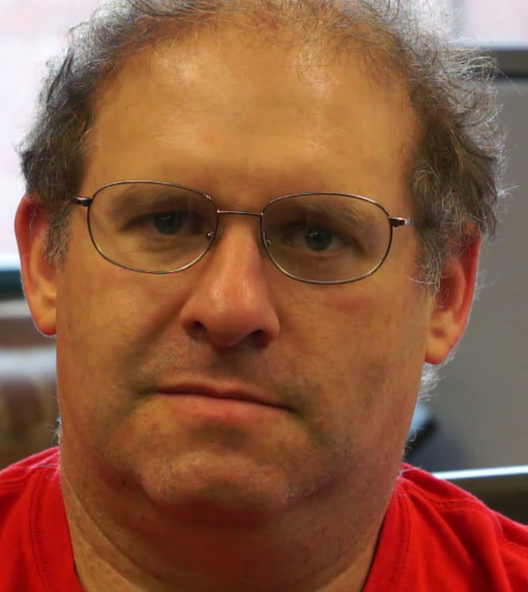
#> input picture frame 30 of videos/face.mp4, 528 x 592 px, given in place of data.avi, which was not available
$ python inject_hr2.py
#> lines starting #> are read from the running program, lines starting #| are printed output that depends on the picture; pictures that were not available may be replaced by others from this repository, and a replacement may not be noted
### preprocessing.py
import os
import cv2
import numpy as np

faceCascade = cv2.CascadeClassifier("haarcascades/haarcascade_frontalface_default.xml")

# Read in and simultaneously preprocess video
def read_video(video_path):

#> called with video_path = '../cohface/cohface/1/2/data.avi'
    folder_path = os.path.dirname(video_path)
    videoname = os.path.splitext(os.path.basename(video_path))[0]

    frames_folder = os.path.join(folder_path, f"{videoname}_frames")
    frames_folder_temp = os.path.join(folder_path, f"{videoname}_frames_temp")

    cap = cv2.VideoCapture(video_path)
    fps = int(cap.get(cv2.CAP_PROP_FPS))

    video_frames = []

    face_rects = ()

    while cap.isOpened():
        ret, img = cap.read()
#> img is the input picture: shape (592, 528, 3); mean B, G, R 62.8, 88.7, 140.4
        if not ret:
            break
        gray = cv2.cvtColor(img, cv2.COLOR_RGB2GRAY)
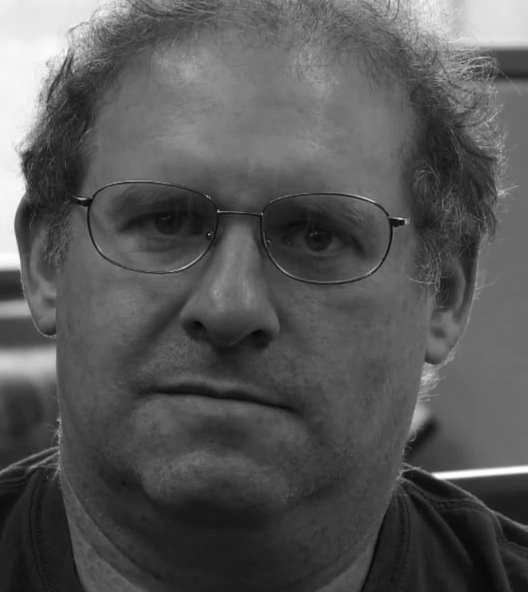
#> gray: shape (592, 528); min 5, max 255, mean 86.9
        roi_frame = img

        # Detect face
        face_rects = faceCascade.detectMultiScale(gray, 1.1, 4)
#> face_rects = [[41, 80, 392, 392]]

        # Select ROI
        if len(face_rects) > 0:
            for (x, y, w, h) in face_rects:
                roi_frame = img[y:y + h, x:x + w]
#> this loop made 1 pass
#> pass 1, in read_video, `roi_frame = img[y:y + h, x:x + w]`:
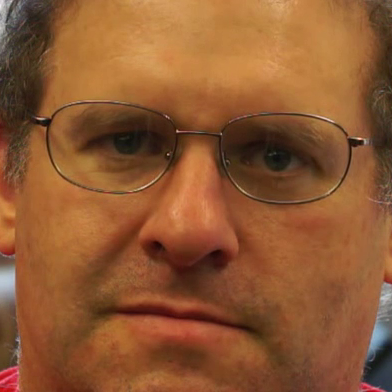
#> roi_frame: shape (392, 392, 3); mean B, G, R 50.4, 87.9, 141.5
            if roi_frame.size != img.size:
                roi_frame = cv2.resize(roi_frame, (36, 36))
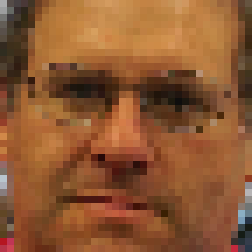
#> roi_frame: shape (36, 36, 3) (shown 7 times larger); mean B, G, R 50.2, 87.8, 141.1
                frame = np.ndarray(shape=roi_frame.shape, dtype="float")
                frame[:] = roi_frame * (1. / 255)
                video_frames.append(frame)

    frame_ct = len(video_frames)
    cap.release()

    return video_frames, frame_ct, fps

### inject_hr2.py
import cv2
import numpy as np
import pyramids
import heartrate
import preprocessing
import eulerian
import em_hr

# Frequency range for Fast-Fourier Transform
freq_min = 1
freq_max = 1.8

def inject_heart_rate(video_path, output_path, target_heart_rate, amplitude_factor=0.025):
    # Preprocessing phase
    video_frames, frame_ct, fps = preprocessing.read_video(video_path)

    # Build Laplacian video pyramid
    lap_video = pyramids.build_video_pyramid(video_frames)

    # Inject heart rate into the video
    for i, video in enumerate(lap_video):
        if i == 0 or i == len(lap_video)-1:
            continue

        # Eulerian magnification with temporal FFT filtering
        result, fft, frequencies = eulerian.fft_filter(video, freq_min, freq_max, fps)
        video += result * amplitude_factor

    # Collapse the modified pyramid to obtain the final frames
    modified_frames = pyramids.collapse_laplacian_video_pyramid(lap_video, frame_ct)

    # Save the modified frames into a new video
    fourcc = cv2.VideoWriter_fourcc(*'XVID')
    out = cv2.VideoWriter(output_path, fourcc, fps, (modified_frames[0].shape[1], modified_frames[0].shape[0]))

    for frame in modified_frames:
        out.write(frame)

    out.release()

# Example usage
target_heart_rate = 65
amplitude_factor = 0.01  # Adjust as needed to make it less noticeable
video_path = '../cohface/cohface/1/2/data.avi'
output_path = '../cohface/cohface/1/2/data_hacked_2.avi'

# Inject the heart rate into the video
inject_heart_rate(video_path, output_path, target_heart_rate, amplitude_factor)

# Calculate the heart rate from the injected video
injected_heart_rate = em_hr.get_heart_rate(output_path)
print(f"Injected Heart Rate: {injected_heart_rate} bpm")

$ run again, starting later in the video
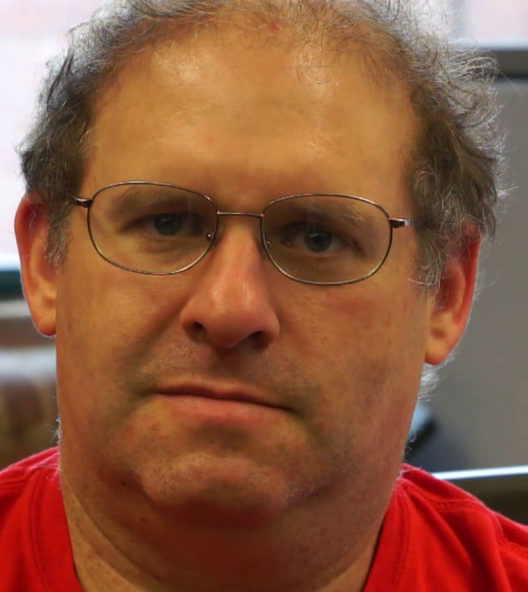
#> input picture frame 135 of videos/face.mp4, 528 x 592 px, given in place of data.avi, which was not available
#> in read_video, img is the input picture: shape (592, 528, 3); mean B, G, R 63.1, 88.5, 140.6
#> face_rects = [[44, 86, 387, 387]]
#> the loop in read_video, `for (x, y, w, h) in face_rects:` made 1 pass
#> pass 1, in read_video, `roi_frame = img[y:y + h, x:x + w]`:
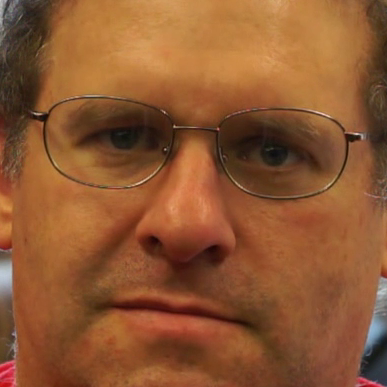
#> roi_frame: shape (387, 387, 3); mean B, G, R 49.9, 87, 141.5
#> in read_video, `roi_frame = cv2.resize(roi_frame, (36, 36))`:
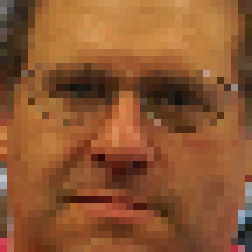
#> roi_frame: shape (36, 36, 3) (shown 7 times larger); mean B, G, R 49.7, 86.9, 141.3

$ run again, starting later in the video
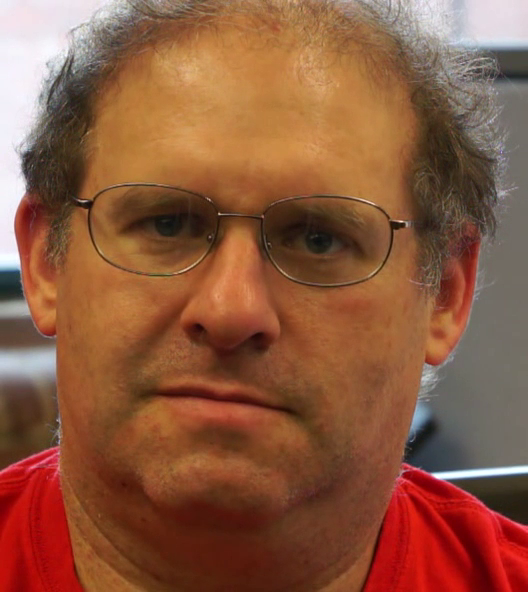
#> input picture frame 240 of videos/face.mp4, 528 x 592 px, given in place of data.avi, which was not available
#> in read_video, img is the input picture: shape (592, 528, 3); mean B, G, R 63, 88.8, 140.3
#> in read_video, `gray = cv2.cvtColor(img, cv2.COLOR_RGB2GRAY)`:
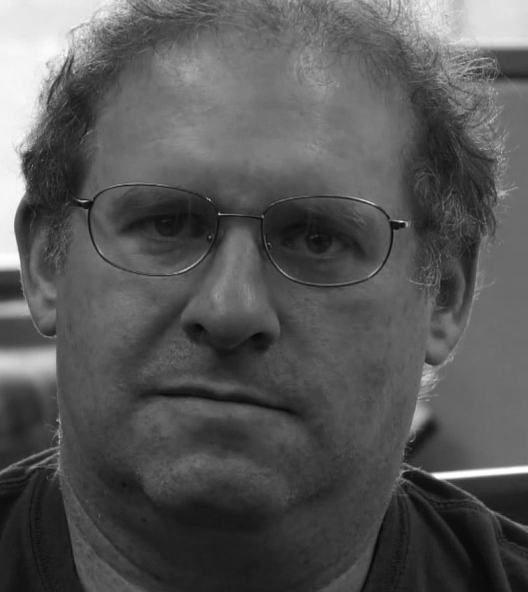
#> gray: shape (592, 528); min 5, max 255, mean 86.9
#> face_rects = [[44, 86, 392, 392]]
#> the loop in read_video, `for (x, y, w, h) in face_rects:` made 1 pass
#> in read_video, `roi_frame = cv2.resize(roi_frame, (36, 36))`:
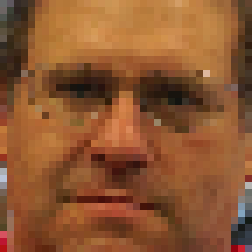
#> roi_frame: shape (36, 36, 3) (shown 7 times larger); mean B, G, R 49.4, 86.6, 140.5
